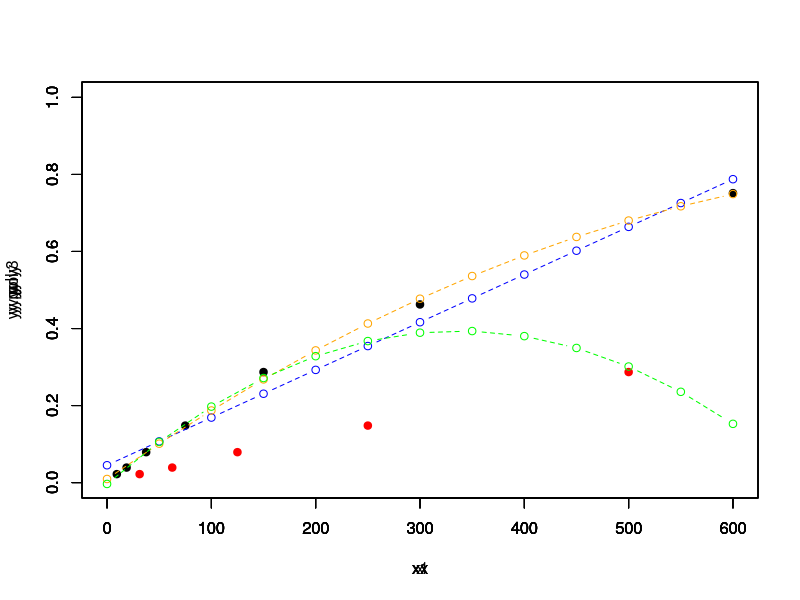

The R script that drew this image:

x11()
x = c(9.375,18.75,37.5,75,150,300,600)
x1 = c(31.25,62.5,125,250,500,1000,2000)
y = c(0.022,0.039,0.079,0.148,0.287,0.4625,0.7515)

plot(x,y,col="black",pch=19,xlim=c(0,600),ylim=c(0,1))
par(new=T)
plot(x1,y,col="red",pch=19,xlim=c(0,600),ylim=c(0,1))

## fit1 linear ####
fit = lm(y~x)
summary(fit)

xx = seq(0,600,50)
par(new=T)
# plot(xx,predict(fit,data.frame(x=xx)), col="blue",type="b",lty=2,xlim=c(0,600),ylim=c(0,1))
yy = fit$coefficient[1] + fit$coefficient[2]*xx
plot(xx,yy,col="blue",type="b",lty=2,xlim=c(0,600),ylim=c(0,1))

## fit2 poly deg 2 ####
fit.poly = lm(y ~ poly(x, 2, raw=TRUE))
summary(fit.poly)

par(new=T)
# plot(xx,predict(fit.poly,data.frame(x=xx)), col="orange",type="b",lty=2,xlim=c(0,600),ylim=c(0,1))
yy.poly = fit.poly$coefficient[1] + fit.poly$coefficient[2]*xx + fit.poly$coefficient[3]*xx^2
plot(xx,yy.poly,col="orange", type="b",lty=2,xlim=c(0,600),ylim=c(0,1))

## fit3 poly deg 3 ####
fit.poly3 = lm(y ~ poly(x, 3, raw=TRUE))
summary(fit.poly3)

par(new=T)
# plot(xx,predict(fit.poly3,data.frame(x=xx)), col="orange",type="b",lty=2,xlim=c(0,600),ylim=c(0,1))
yy.poly3 = fit.poly3$coefficient[1] + fit.poly3$coefficient[2]*xx + fit.poly3$coefficient[3]*xx^2
plot(xx,yy.poly3,col="green", type="b",lty=2,xlim=c(0,600),ylim=c(0,1))
